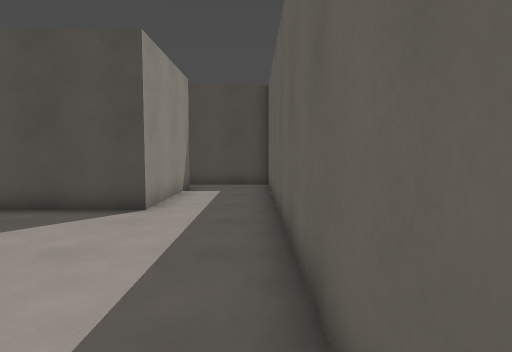
[1] (above)

16 first-person views from a walk through a 3-D level made in the Godot game engine. The camera is 1.3 m above the floor, tilts 4° down and sees 75° across. The floor is counted in squares, 1 m on a side. Each view is taken from the middle of a square. On the plan, view 1 faces up. The plan holds only what a view shows up to about 14 squares ahead; the rest is blank. Surface patterns are stand-ins for the level's own textures.

[2]
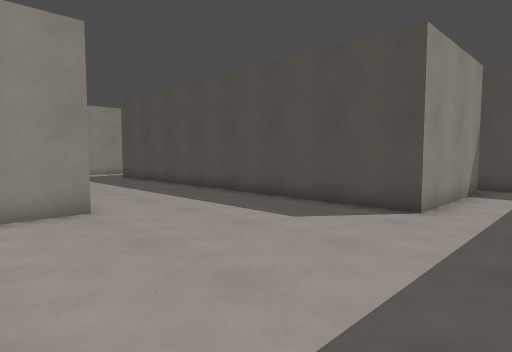

[3]
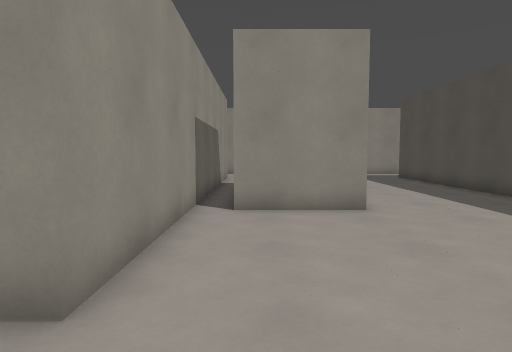

[4]
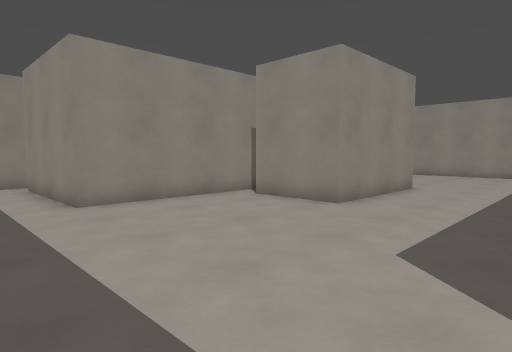

[5]
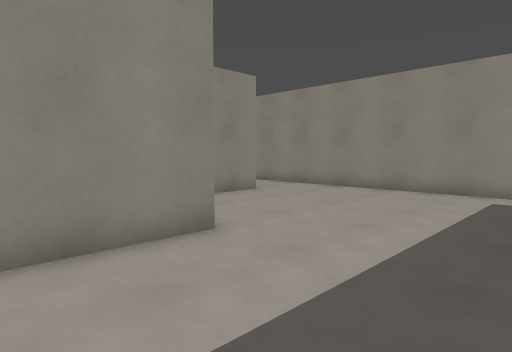

[6]
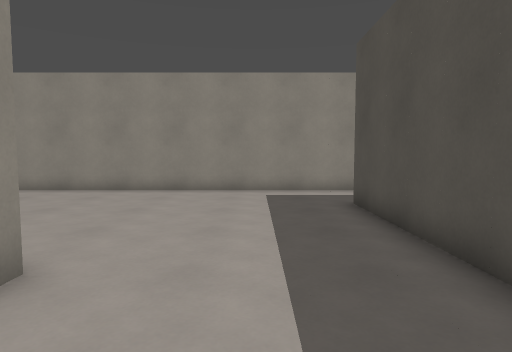

[7]
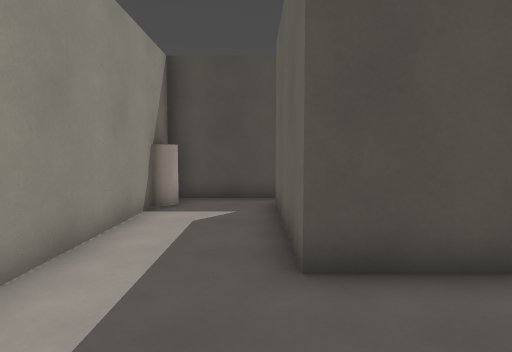

[8]
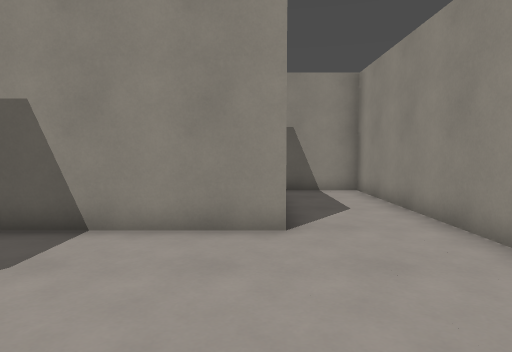

[9]
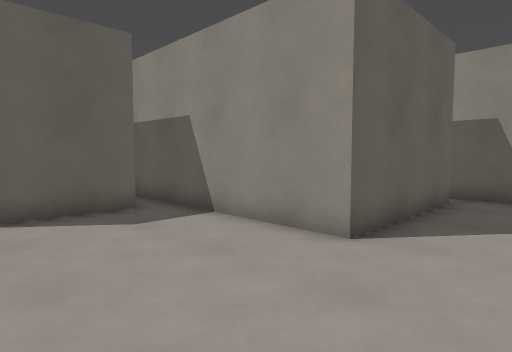

[10]
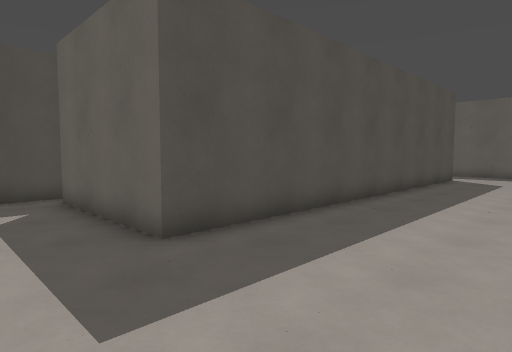

[11]
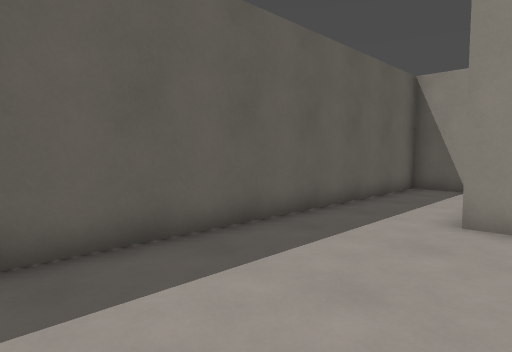

[12]
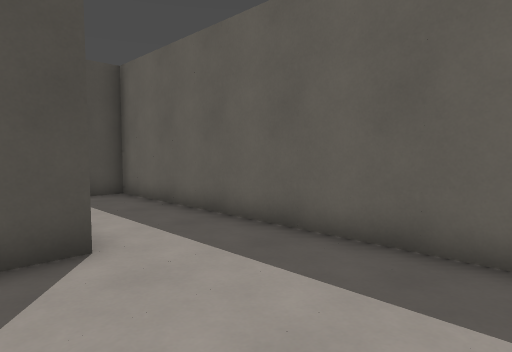

[13]
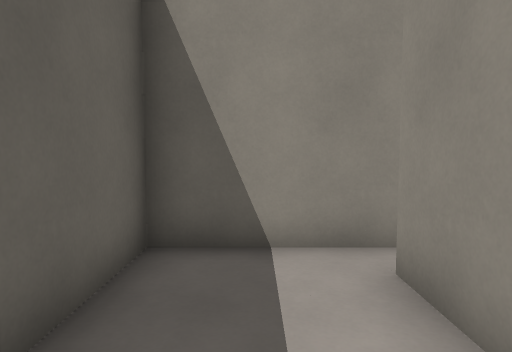

[14]
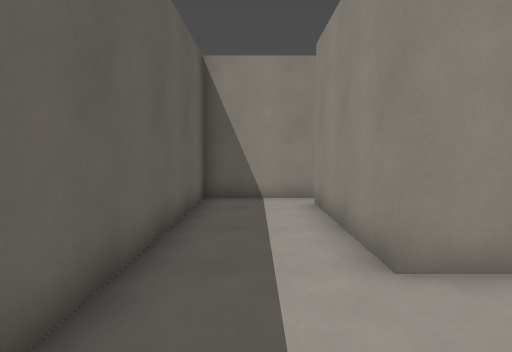

[15]
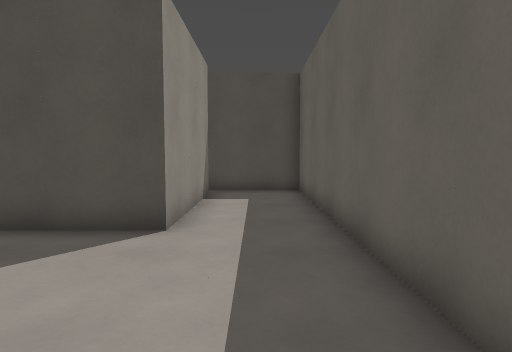

[16]
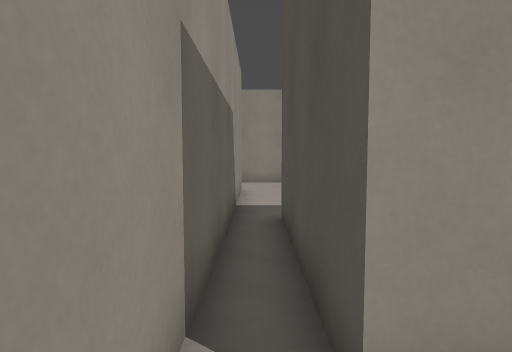

### Floor plan
Points are (right, up) in squares from view 1. A wall is a line through its corners. A room is listed if a view was taken in it or the views show most of it. See-through windows are left out.
Room 1 (views 1, 2, 3, 4, 5, 6, 7, 8, 9, 10, 11, 12, 13, 14, 15, 16)
walls: (-12.6, 2.5) (-7.5, 2.5) (-7.5, -0.5) (-12.5, -0.5) (-12.5, 2.1); (-2.5, 12.5) (-2.5, 7.5) (-17.5, 7.5) (-17.5, 12.5); (-17.5, -6.6) (-17.5, -1.5) (-2.5, -1.5) (-2.5, -6.5); (-3, -7.5) (0.5, -7.5) (0.5, 13.5) (-2.8, 13.5); (-17.1, 13.5) (-20.5, 13.5); (-20.5, 12.4) (-20.5, -7.5) (-17.1, -7.5)
objects: other object (-21, 12) to (-20, 13)

Positions as (right, up) in squares from view 1, and headings:
1: (0, 0), facing up
2: (0, 0), facing up-left
3: (0, 0), facing left
4: (0, 7), facing down-left
5: (-9, 7), facing down-left
6: (-9, 5), facing left
7: (-18, 4), facing up
8: (-17, 4), facing down
9: (-20, 3), facing down-right
10: (-20, 3), facing up-right
11: (-4, 5), facing down-right
12: (-4, 3), facing up-right
13: (-1, -3), facing down
14: (-1, 2), facing down
15: (-1, 2), facing up
16: (-6, -1), facing left
